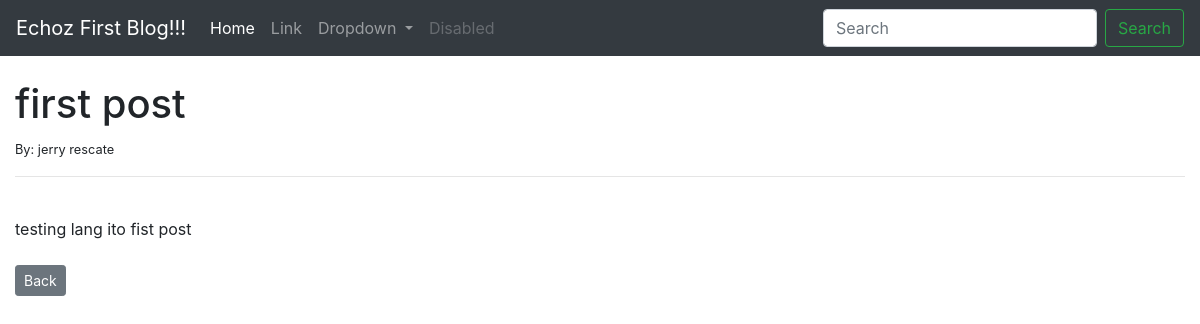
The app's page /article/1 with its own data.
### studentreg/models.py (models this page shows, shortened)
class Post(models.Model):
    title = models.CharField(max_length=255)
    author = models.ForeignKey(User, on_delete=models.CASCADE)
    body = models. TextField()

### studentreg/views.py (the view)
# urls.py: path('article/<int:pk>',ArticleView.as_view(), name='article-detail'),
class ArticleView(DetailView):
    model = Post
    template_name = 'article.html'

### studentreg/templates/article.html
{%extends 'base.html'%}
{% block content %}
<h1>{{post.title}}</h1>
<small>By: {{post.author.first_name}} {{post.author.last_name}} </small>
<hr>
<br/>
{{post.body}}
<br></br>
<a href ="{%url 'home'%}"class="btn btn-secondary btn-sm">Back</a>
{% endblock %}

### records on screen
Post: title "first post", author.first_name "jerry", author.last_name "rescate", body "testing lang ito fist post"
